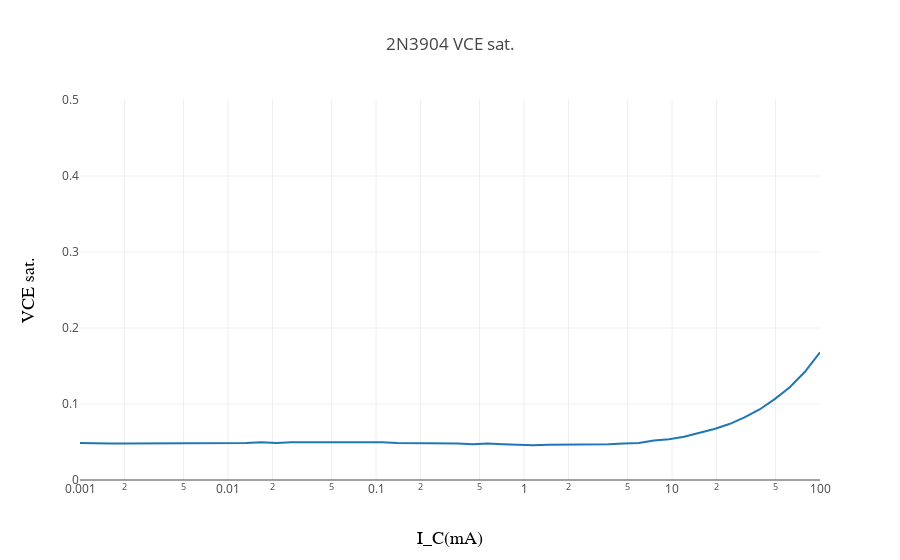

Write notebook code for a chart like this one.
### Code cell
vce_sat=meas_vce_sat()
ic=np.array(vce_sat['I_C'])
vc=np.array(vce_sat['V_C'])
trace =  go.Scatter(x=1e3*ic, y=vc, name='V_CE sat vs I_C')

data=[trace]

layout = go.Layout(
    title='2N3904 VCE sat.',
    xaxis=dict(
        title='I_C(mA)',
        type='log',
        titlefont=dict(
            family='Courier New, monospace',
            size=18,
            color='#000000'
        )
    ),
    yaxis=dict(
        title='VCE sat.',
        range=[0,0.5],
        titlefont=dict(
            family='Courier New, monospace',
            size=18,
            color='#000000'
        )
    )
)


iplot({ 'data': data, "layout": layout })

### Figure 1 — Plotly figure (JSON) as saved in the notebook; plotly's stock layout.template omitted (floating-point values rounded to 4 significant figures)
{"data": [{"name": "V_CE sat vs I_C", "type": "scatter", "uid": "7fb16f92-cf04-11e8-94eb-00216a0bb272", "x": [0.001, 0.001264, 0.0016, 0.002024, 0.002559, 0.003237, 0.004095, 0.005179, 0.006551, 0.008286, 0.01048, 0.01325, 0.01676, 0.02121, 0.02683, 0.03393, 0.04291, 0.05428, 0.06866, 0.08685, 0.1099, 0.1389, 0.1757, 0.2223, 0.2811, 0.3556, 0.4498, 0.569, 0.7196, 0.9103, 1.151, 1.456, 1.842, 2.329, 2.947, 3.728, 4.715, 5.963, 7.543, 9.54, 12.06, 15.26, 19.3, 24.42, 30.88, 39.07, 49.41, 62.51, 79.06, 100], "y": [0.0488, 0.048, 0.048, 0.048, 0.048, 0.0488, 0.0488, 0.0488, 0.0488, 0.0488, 0.0488, 0.0488, 0.0496, 0.0488, 0.0496, 0.0496, 0.0504, 0.0496, 0.0504, 0.0504, 0.0496, 0.0488, 0.0488, 0.0488, 0.0488, 0.048, 0.0472, 0.048, 0.0472, 0.0464, 0.0456, 0.0464, 0.0464, 0.0464, 0.0472, 0.0472, 0.048, 0.0488, 0.052, 0.0536, 0.0568, 0.0616, 0.0672, 0.0736, 0.0824, 0.0928, 0.1064, 0.122, 0.1424, 0.168]}], "layout": {"title": "2N3904 VCE sat.", "xaxis": {"title": "I_C(mA)", "titlefont": {"color": "#000000", "family": "Courier New, monospace", "size": 18}, "type": "log"}, "yaxis": {"range": [0, 0.5], "title": "VCE sat.", "titlefont": {"color": "#000000", "family": "Courier New, monospace", "size": 18}}}}
